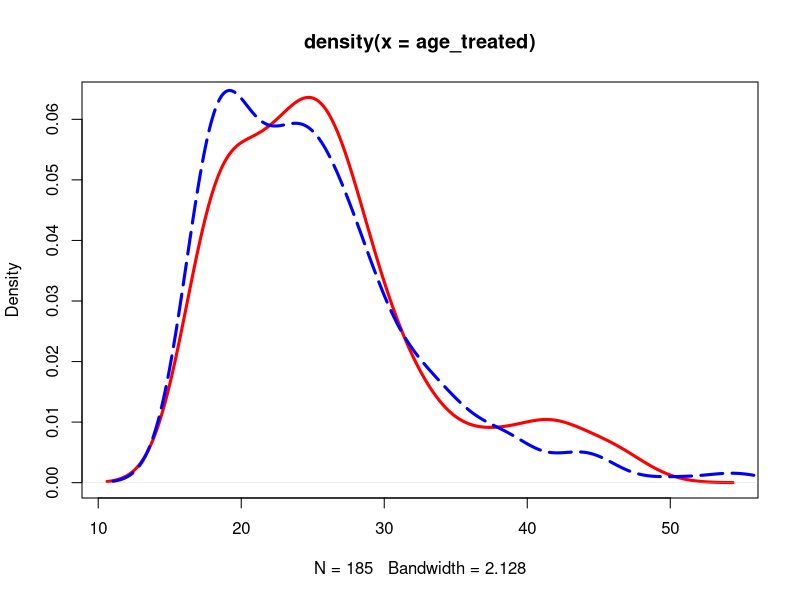
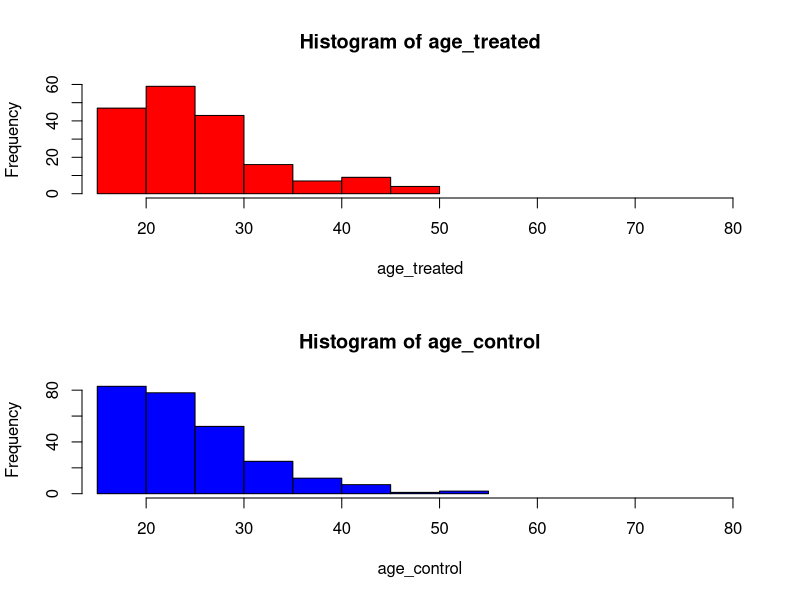
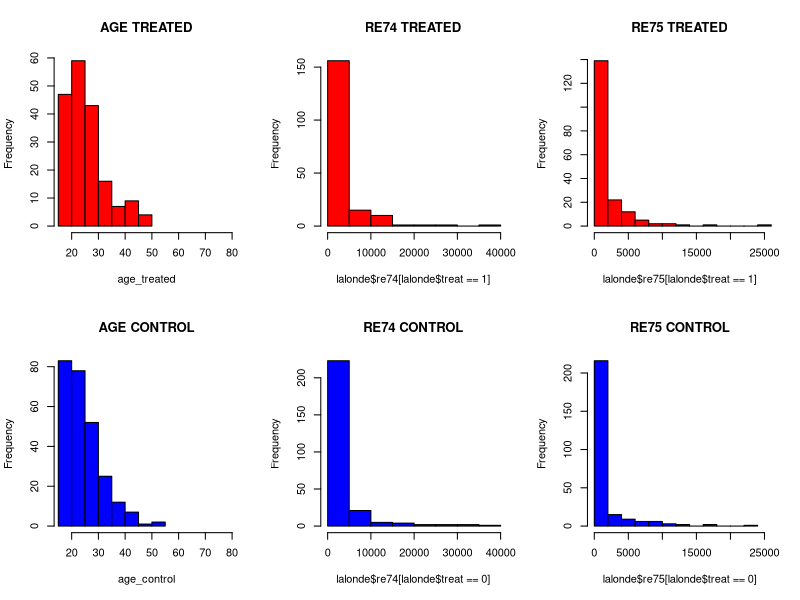

Source code (R) for these figures, in order:
library(Matching)
data(lalonde)
age_treated <- lalonde$age[lalonde$treat == 1]
age_control <- lalonde$age[lalonde$treat == 0]

# FIRST
t.test(age_treated, age_control)

# SECOND
plot(density(age_treated), col = "red", lwd = 3)
lines(density(age_control), col = "blue", lwd = 3, lty = 5)

# THIRD
par(mfrow = c(2,1)) # PANEL PLOTS
hist(age_treated, col = "red", xlim = c(16, 80))
hist(age_control, col = "blue", xlim = c(16, 80))

dev.off() # removes the figure

# FOURTH
par(mfrow = c(2,3)) # MORE PANEL PLOTS
hist(age_treated, col = "red", xlim = c(16, 80), main = "AGE TREATED")
hist(lalonde$re74[lalonde$treat == 1], col = "red", xlim = c(0, max(lalonde$re74)), main = "RE74 TREATED")
hist(lalonde$re75[lalonde$treat == 1], col = "red", xlim = c(0,  max(lalonde$re75)), main = "RE75 TREATED")
hist(age_control, col = "blue", xlim = c(16, 80), main = "AGE CONTROL")
hist(lalonde$re74[lalonde$treat == 0], col = "blue", xlim = c(0,  max(lalonde$re74)), main = "RE74 CONTROL")
hist(lalonde$re75[lalonde$treat == 0], col = "blue", xlim = c(0,  max(lalonde$re75)), main = "RE75 CONTROL")

dev.off() # removes the figure

# FINALLY--A FUNCTION FROM THE MATCHING LIBRARY:
balanceUV(age_treated, age_control)
